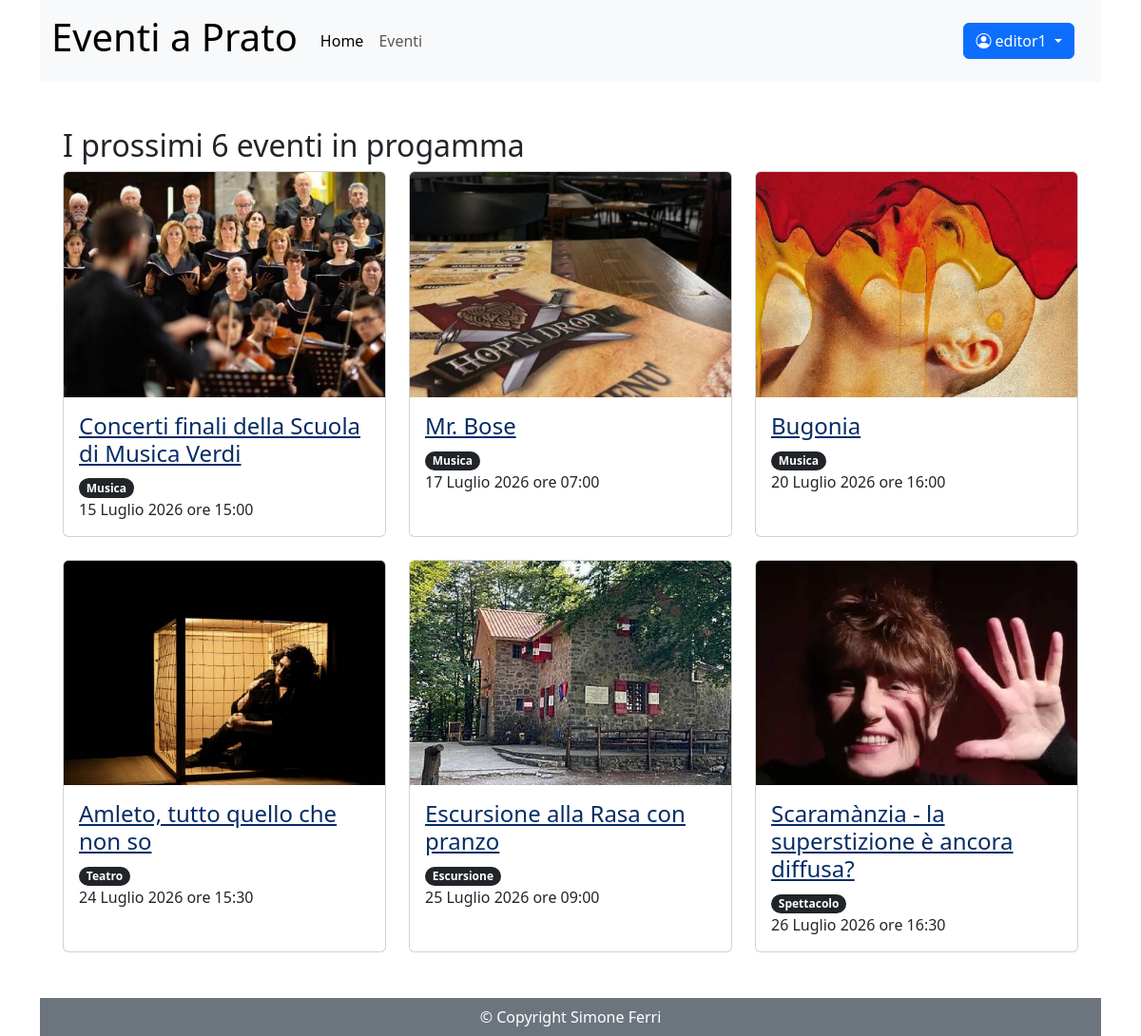
The page / (signed in) on the database its author committed.
### eventi_accounts/models.py (models this page shows)
class CustomUser(AbstractUser):
    eta = models.PositiveIntegerField(null=True, blank=True, verbose_name="Età")
    telefono = models.PositiveIntegerField(null=True, blank=True)

### eventi_gestione/models.py (models this page shows, shortened)
class Eventi(models.Model):
    nome_evento = models.CharField(max_length=100)
    descrizione_evento = models.TextField()
    tipo_evento = models.ForeignKey(Tipologia,on_delete=models.CASCADE)
    luogo_evento = models.CharField(max_length=100)
    data_ora_evento = models.DateTimeField()
    immagine_evento = models.ImageField(upload_to='eventi/', blank=True)
    posti_prenotabili = models.PositiveIntegerField(null=True, blank=True)
    prezzo = models.PositiveIntegerField(null=True, blank=True, default=0)
    pubblicato = models.BooleanField(default=False)
    annullato = models.BooleanField(default=False)
    creatore = models.ForeignKey(CustomUser, on_delete=models.CASCADE, related_name='eventi_creati', limit_choices_to={'groups__name': 'redattori'})

class Tipologia(models.Model):
    nome_tipo = models.CharField(max_length=100)
    creatore = models.ForeignKey(CustomUser, on_delete=models.CASCADE, related_name='tipologie_create')
    class Meta:
        ordering = ['nome_tipo']
    def __str__(self):
        return self.nome_tipo

### eventi_pagine/views.py (the view, shortened to what this page needs)
# urls.py: path("", HomePageView.as_view(), name="home"),
class HomePageView(TemplateView):
    template_name = "home.html"
    def get_context_data(self, **kwargs):
        ora_attuale = timezone.now()
        context = super().get_context_data(**kwargs)
        context['eventi_prossimi'] = Eventi.objects.filter(data_ora_evento__gte=ora_attuale, pubblicato=True).order_by('data_ora_evento')[:6]
        if self.request.user.is_authenticated:
            prenotazioni_annullate = Prenotazione.objects.filter(
                utente=self.request.user,
                evento__annullato=True,
                evento__data_ora_evento__gte=timezone.now()
            )
            context['prenotazioni_attive'] = Prenotazione.objects.filter(
                utente=self.request.user,
                evento__annullato=False
            ).order_by('evento__data_ora_evento')[:3]
            context['eventi_prenotati_ids'] = set(
                Prenotazione.objects.filter(utente=self.request.user).values_list('evento_id', flat=True)
            )
        return context

### eventi_pagine/templatetags/auth_extras.py (called while the page is built)
@register.filter(name='has_group')
def has_group(user, group_name):
    return user.groups.filter(name=group_name).exists()

### templates/home.html (shortened to what this page needs)
{% extends "base.html" %}
{% load auth_extras %}
{% block content %}
    <h2 class="mt-5">I prossimi 6 eventi in progamma</h2>
    <div class="row row-cols-1 row-cols-md-3 g-4">
    {% for evento in eventi_prossimi %}
        <div class="col">
            <div class="card h-100">
                {% if evento.immagine_evento %}
                    <img src="{{ evento.immagine_evento.url }}" class="card-img-top" alt="">
                {% endif %}
                <div class="card-body">
                    <h3 class="card-title h4"><a class="text-primary-emphasis" href="{% url 'evento' evento.id %}">{{ evento.nome_evento }}</a></h3>
                    <p class="card-text">
                        <span class="badge rounded-pill text-bg-dark">{{ evento.tipo_evento}}</span><br>
                        {{ evento.data_ora_evento|date:"d F Y \o\r\e H:i" }}
                    </p>
                </div>
            </div>
        </div>
    {% endfor %}
</div>
{% endblock content %}

### templates/base.html (shortened to what this page needs)
{% load auth_extras %}
<!DOCTYPE html>
<html lang="it">
    <head>
        <link href="https://cdn.jsdelivr.net/npm/bootstrap@5.3.8/dist/css/bootstrap.min.css" rel="stylesheet">
        <link rel="stylesheet" href="https://cdn.jsdelivr.net/npm/bootstrap-icons@1.13.1/font/bootstrap-icons.min.css">
    </head>
    <body class="container d-flex flex-column min-vh-100">
        <header>
            <nav class="navbar navbar-expand-lg bg-body-tertiary">
              <div class="container-fluid">
                  <a class="navbar-brand" href="/"><h1>Eventi a Prato</h1></a>
                <div class="collapse navbar-collapse" id="navbarText">
                  <ul class="navbar-nav me-auto mb-2 mb-lg-0">
                    <li class="nav-item">
                      <a class="nav-link active" aria-current="page" href="/">Home</a>
                    </li>
                    <li class="nav-item">
                      <a class="nav-link" href="/eventi">Eventi</a>
                    </li>
                  </ul>
                  <span class="navbar-text">
                    {% if user.is_authenticated %}
                        <div class="navbar-text me-3">
                            <div class="btn-group">
                                <button type="button" class="btn btn-primary dropdown-toggle" data-bs-toggle="dropdown" aria-expanded="false">
                                <i class="bi bi-person-circle"></i> {{ user.username }} <span class="visually-hidden">Menu utente</span>
                                </button>
                            </div>
                        </div>
                    {% else %}
                        <a href="/login/" class="btn btn-primary text-bg-primary" role="button">Sign in</a>
                        <a href="/signup/" class="btn btn-secondary text-bg-secondary" role="button">Sign up</a>
                    {% endif %}
                  </span>
                </div>
              </div>
            </nav>
        </header>
        <main class="container flex-grow-1">
        <div class="container">
          {% block content %}
          {% endblock content %}
        </div>
        </main>
        <footer class="bg-secondary text-white text-center p-2 mt-5 ">
            © Copyright Simone Ferri
        </footer>
    </body>
</html>

### rows shown on the page
CustomUser: username "editor1"
Eventi: immagine_evento (picture), nome_evento "Concerti finali della Scuola di Musica Verdi", tipo_evento "Musica", data_ora_evento "15 Luglio 2026 ore 15:00"
Eventi: immagine_evento (picture), nome_evento "Mr. Bose", tipo_evento "Musica", data_ora_evento "17 Luglio 2026 ore 07:00"
Eventi: immagine_evento (picture), nome_evento "Bugonia", tipo_evento "Musica", data_ora_evento "20 Luglio 2026 ore 16:00"
Eventi: immagine_evento (picture), nome_evento "Amleto, tutto quello che non so", tipo_evento "Teatro", data_ora_evento "24 Luglio 2026 ore 15:30"
Eventi: immagine_evento (picture), nome_evento "Escursione alla Rasa con pranzo", tipo_evento "Escursione", data_ora_evento "25 Luglio 2026 ore 09:00"
Eventi: immagine_evento (picture), nome_evento "Scaramànzia - la superstizione è ancora diffusa?", tipo_evento "Spettacolo", data_ora_evento "26 Luglio 2026 ore 16:30"
